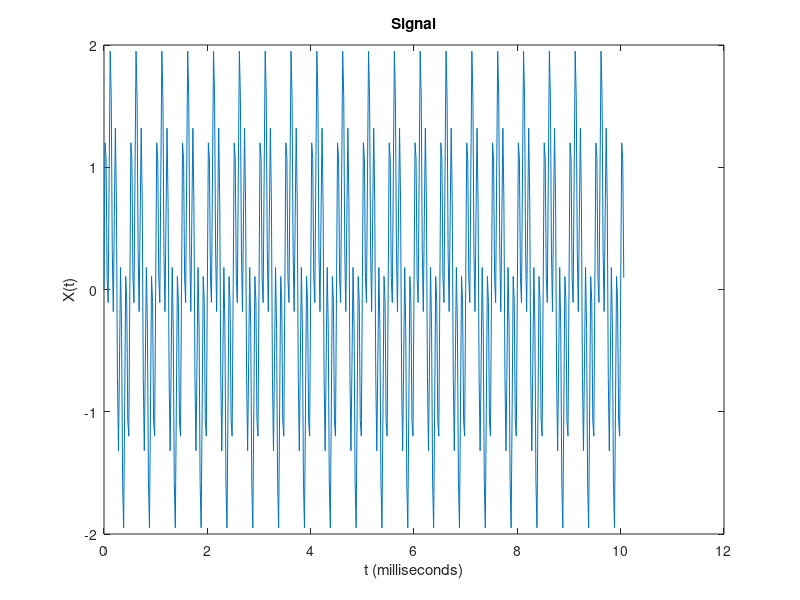
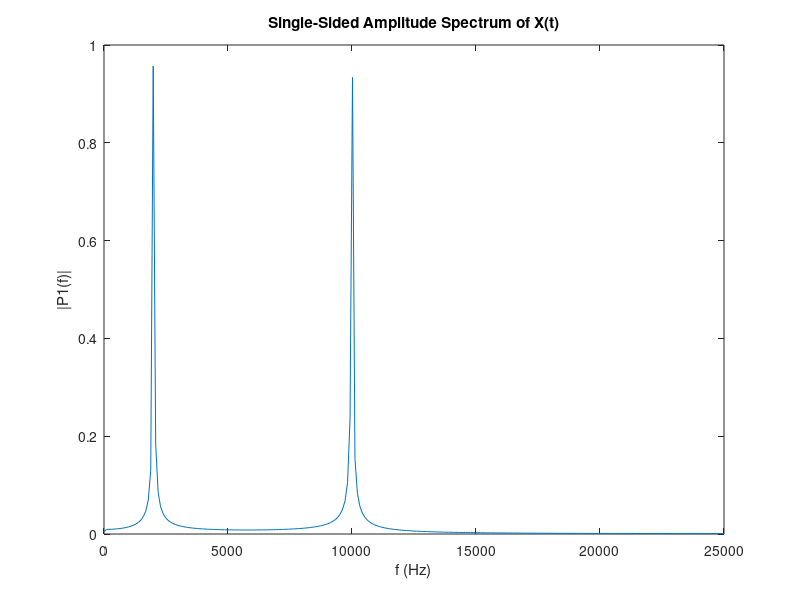

Reproduce these figures in MATLAB, in order. (Note: this script raises an error after producing the figures.)
%%
%%  Make signal for filtering
%%

Fs = 50e3;              % Sampling frequency (1MHz)
T = 1/Fs;               % Sampling period
L = 504;               % Length of signal
t = (0:L-1)*T;          % Time vector

Fs1 = 2000;             % 2kHz
Fs2 = 10000;            % 10kHz

tic

X = sin(2*pi*Fs1*t) + sin(2*pi*Fs2*t);

figure(1);
plot(t.*1000,X);
title('Signal');
xlabel('t (milliseconds)');
ylabel('X(t)');

Y = fft(X);

P2 = abs(Y/L);
P1 = P2(1:L/2+1);
P1(2:end-1) = 2*P1(2:end-1);

f = Fs*(0:(L/2))/L;

figure(2);
plot(f,P1);
title('Single-Sided Amplitude Spectrum of X(t)');
xlabel('f (Hz)');
ylabel('|P1(f)|');

%%
%% Make filter (LP)
%%

N   = 120;
Fs  = 50e3;
Fp  = 8e3;
Ap  = 0.01;
Ast = 80;

Rp  = (10^(Ap/20) - 1)/(10^(Ap/20) + 1);
Rst = 10^(-Ast/20);

NUM = firceqrip(N,Fp/(Fs/2),[Rp Rst],'passedge');
fvtool(NUM,'Fs',Fs);

% filter signal using FILTER function provided by MATLAB

timeVal1 = toc;
Z = filter(NUM, 1, X);
timeVal2 = toc;

disp(timeVal2-timeVal1);        % print time for using embedded MATLAB function
%for filtering

figure(4);
plot(t.*1000,Z);
title('Filtered Signal');
xlabel('t (milliseconds)');
ylabel('Z(t)');

Y = fft(Z);

P2 = abs(Y/L);
P1 = P2(1:L/2+1);
P1(2:end-1) = 2*P1(2:end-1);

f = Fs*(0:(L/2))/L;

figure(5);
plot(f,P1);
title('Single-Sided Amplitude Spectrum of Z(t)');
xlabel('f (Hz)');
ylabel('|P1(f)|');

% filter signal using FFT of signal and filter coefficients

N = length(X) + length(NUM) - 1;
timeVal1 = toc;
Y = fft(X,N);
F = fft(NUM,N);
Z = Y.*F;
z = ifft(Z);
timeVal2 = toc;

disp(timeVal2-timeVal1);        % print time for using FFT filtering

P2 = abs(Z/L);
P1 = P2(1:L/2+1);
P1(2:end-1) = 2*P1(2:end-1);

f = Fs*(0:(L/2))/L;

figure(6);
plot(f,P1);
title('Single-Sided Amplitude Spectrum of Z(t) (fft)');
xlabel('f (Hz)');
ylabel('|P1(f)|');

figure(7);
plot(t.*1000, z(1:length(t)));
title('Signal after fft filtering');
xlabel('t (milliseconds)');
ylabel('z(t)');

samples_file = fopen('samples_float.bin','wb');
X_Single = single(X);
%nbytes = fprintf(samples_file, '%f\n', single(X));
fwrite(samples_file, single(X), 'single');
fclose(samples_file);

filter_file = fopen('filter_float.bin','wb');
NUM_Single = single(NUM);
%nbytes = fprintf(samples_file, '%f\n', single(NUM));
fwrite(filter_file, single(NUM), 'single');
fclose(samples_file);